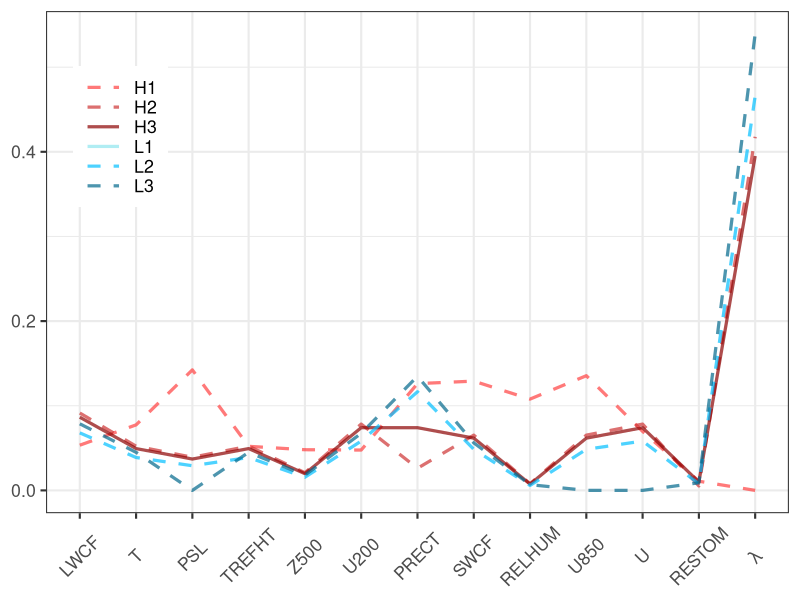

The R source for this figure:
library(ggplot2)
#library(dplyr)
library(reshape2)
ecs_weights <- read.csv("ecs_weights.csv")

#all seasons for each target field, RESTOM last for run H01
h001_weights_allseasons <- c(0.28463486, 0.44940442, 0.44362695, 0.23692335, 0.06452651, 0.24141523,
  0.21241179, 0.06664942, 0.4026099,  0.35348677, 0.40840895, 0.21760331,
  0.06389447, 0.2557827,  0.18929332, 0.06155023, 0.40621401, 0.38365648,
  0.51453263, 0.25569847, 0.0730542,  0.15238188, 0.23946893, 0.0614495,
  0.37257219, 0.41538382, 0.44667292, 0.24996075, 0.07207156, 0.18318005,
  0.20379563, 0.06324854, 0.44332203, 0.27166681, 0.13017859, 0.33657317,
  0.25597076, 0.08491052, 0.20775715, 0.29939104, 0.1009223,  0.34033721,
  0.24381293, 0.07840763, 0.02963332)

h001_weights <- c(h001_weights_allseasons[45],0,apply(matrix(h001_weights_allseasons[-45], nrow=4),2,mean))

colnames(ecs_weights) <- c("var","L1","L2", "L3","H1","H2","H3")
ecs_weights$H1 <- h001_weights
col_sums <- apply(ecs_weights[,-1],2,sum)
ecs_weights_scaled <- ecs_weights
for(i in 2:ncol(ecs_weights_scaled)){
  ecs_weights_scaled[,i] <- ecs_weights[,i]/col_sums[i-1]
}
weights_melted <- melt(ecs_weights_scaled, id.vars = "var",variable.name = "ens", value.name = "weight")

colors_border=c("brown1","brown3","darkred","cadetblue2","deepskyblue","deepskyblue4") #change to variations of blue and red
weights_melted$ens <- factor(weights_melted$ens, levels = c("H1","H2","H3","L1","L2","L3"))
weights_melted$weight <- as.numeric(weights_melted$weight)
weights_melted$var <- factor(weights_melted$var, levels = c("LWCF","T","PSL","TREFHT","Z500","U200","PRECT","SWCF","RELHUM","U850","U","RESTOM","dnet_cld_dir"))

labs <- c("LWCF","T","PSL","TREFHT","Z500","U200","PRECT","SWCF","RELHUM","U850","U","RESTOM",expression(lambda))

ggplot(weights_melted) + geom_line(aes(x=var, y=weight, group=ens, col=ens, lty=ens), alpha=0.7, lwd=1.1)+
  scale_color_manual(values=colors_border) +
  scale_linetype_manual(values= c(2,2,1,1,2,2)) +
  scale_x_discrete(labels= labs) +
  ylab(NULL) + xlab(NULL) + 
  theme_bw(base_size = 16) +
  theme(strip.background = element_blank(), strip.placement = "outside", 
        axis.text.x = element_text(angle = 45, vjust=0.5),
        legend.title = element_blank(), 
        legend.position="inside",
        legend.position.inside = c(0.1,0.75),
        legend.key.size = unit(0.5,"cm"),
        legend.key.width = unit(1,"cm"))
